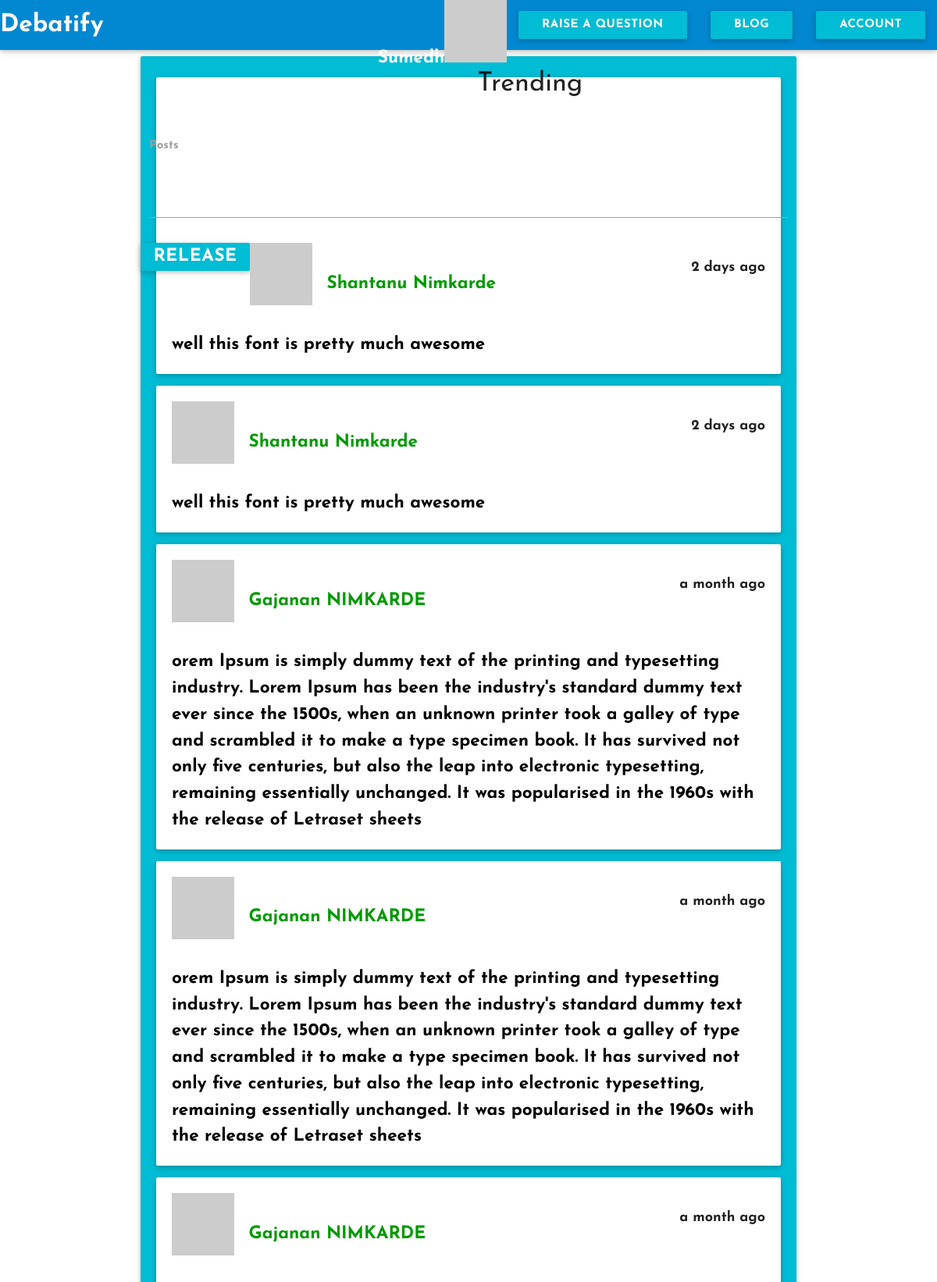
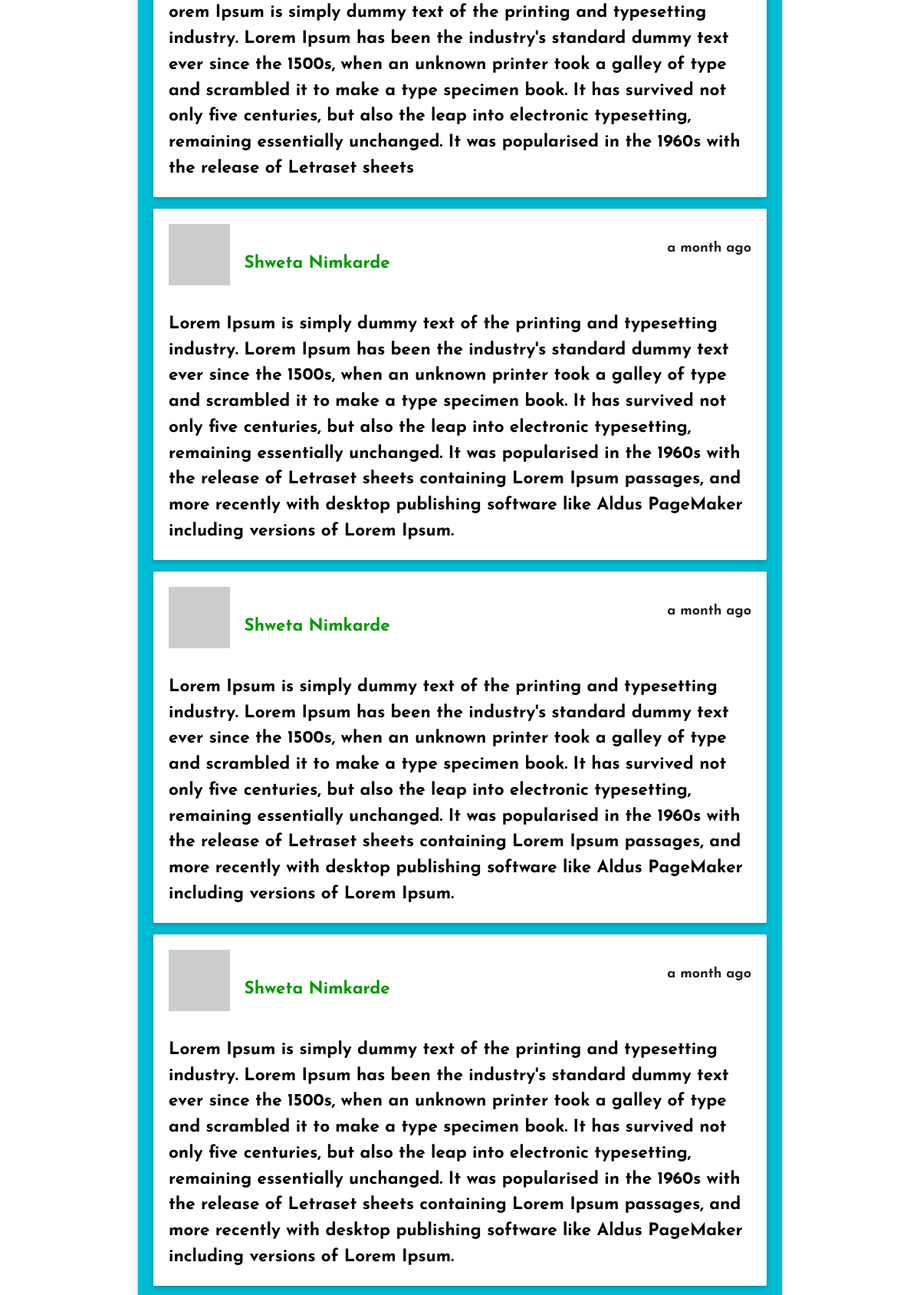
Screenshot of /welcome/blog (signed in, upper part) with the database file from the repository (2 pictures, top to bottom).
### app/models.py (models this page shows, shortened)
class User(UserMixin,db.Model):
	__tablename__ = 'users'
	id = db.Column(db.Integer,primary_key = True)
	firstname = db.Column(db.String(50),nullable = True)
	lastname = db.Column(db.String(50),nullable = True)
	email = db.Column(db.String(50),nullable = True)
	username = db.Column(db.String(64),nullable = True)
	password = db.Column(db.String(100),nullable = True)
	password_hash = db.Column(db.String(128), nullable = True)
	confirmed = db.Column(db.Boolean, default = False)
	question = db.relationship("Question", backref = "owner", lazy = 'dynamic')
	location = db.Column(db.String(64),nullable = True)
	about_me = db.Column(db.Text(),nullable = True)
	member_since = db.Column(db.DateTime(), default=datetime.utcnow,nullable = True)
	last_seen = db.Column(db.DateTime(), default=datetime.utcnow,nullable = True)
	posts = db.relationship('Posts', backref = 'author', lazy = 'dynamic')
	fetchedChat = db.relationship('Chats', backref = 'messenger', lazy = 'dynamic')
	followed = db.relationship('Follow', foreign_keys = [Follow.follower_id],backref=db.backref('follower', lazy='joined'),lazy='dynamic',cascade='all, delete-orphan')
	followers = db.relationship('Follow', foreign_keys = [Follow.followed_id], backref = db.backref('followed', lazy = 'joined'),lazy='dynamic',cascade='all, delete-orphan')
	def gravatar(self, size=100, default='identicon', rating='g'):
		if request.is_secure:
			url = 'https://secure.gravatar.com/avatar'
		else:
			url = 'http://www.gravatar.com/avatar'
		hash = hashlib.md5(self.email.encode('utf-8')).hexdigest()
		return '{url}/{hash}?s={size}&d={default}&r={rating}'.format(
			url=url, hash=hash, size=size, default=default, rating=rating)
	@property
	def password(self):
		raise AttributeError('password is not a readable attribute')
	@password.setter
	def password(self, password):
		self.password_hash = generate_password_hash(password)

class Posts(db.Model):
	__tablename__ = "posts"
	id = db.Column(db.Integer, primary_key = True)
	body = db.Column(db.Text)
	timestamp = db.Column(db.DateTime, index = True, default = datetime.utcnow)
	author_id = db.Column(db.Integer, db.ForeignKey('users.id'))

### app/main/views.py (the view)
@welcome.route('/blog')
def blog():
	posts = Posts.query.order_by(Posts.timestamp.desc()).all()
	return render_template('blog.html', posts = posts)

### app/models.py (called while the page is built)
@login_manager.user_loader
def load_user(user_id):
	return User.query.get(int(user_id))

### app/main/templates/blog.html (shortened to what this page needs)
{% extends 'me.html' %}
{% block head %}
  {{ super () }}
  <link rel="stylesheet" type="text/css" href="{{url_for('static', filename = "assets/css/blog.css")}}">
{% endblock %}
{% block page_content %}
	<div class = "container">
		<form action = "{{url_for('main.posted')}}" method = "POST">
		<div class="input-field col s12">
          <br>
          <textarea id="textarea1" class="materialize-textarea" name = "postbody"></textarea>
          <label for="textarea1">Posts</label>
        </div>
        <button class = "col s2 btn cyan" type = "submit">Release</button>
        <div class = "posts">
        	<div class = "post card-panel cyan">
            {% if posts %}
            {% for post in posts %}
            <div class = "card-panel">
              <img src="{{ post.author.gravatar( size = 40 ) }}" draggable="false"/>
              <span id = "author_name">{{ post.author.firstname }}&nbsp;{{ post.author.lastname }}</span>
              <p class = "timestamp">{{ moment(post.timestamp).fromNow() }}</p>
              <p class = "postbody">{{ post.body }}</p>
            </div>
            {% endfor %}
            {% endif %}
          </div>
        </div>
    	</form>
	</div>
{% endblock %}

### app/auth/templates/me.html (shortened to what this page needs)
<!DOCTYPE html>
<html>
    <head>
        {% block head %}
        <link rel="stylesheet" type="text/css" href="{{url_for('static',filename = "assets/materialize/css/materialize.min.css")}}">
        <link rel="stylesheet" type="text/css" href = "{{url_for('static', filename = "assets/css/card.css")}}">
        {% endblock %}
    </head>
    <body>
            {% block navbar %}
        <div class = "navbar-fixed">
            <nav>
                <div class = "nav-wrapper light-blue darken-2">
                    <a href="{{url_for('auth.dashboard')}}" class="brand-logo">Debatify</a>
                    <ul id="nav-mobile" class="right hide-on-med-and-down">
                        <li>{% block signed_in_as %}{{ current_user.firstname | title }}<img src = "{{ current_user.gravatar( size = 40 ) }}" />{% endblock %}</li>
                        <li><a href="#modal1" class = "waves-effect waves-light btn cyan modal-trigger">Raise a question</a></li>
                        <li><a href="{{url_for('main.blog')}}" class = "btn cyan">Blog</a></li>
                        <li><a href="" class = " cyan btn dropdown-button" data-activates = "dropdown1">Account</a></li>
                    </ul>
                </div>
            </nav>
        </div>
        {% endblock %}
        {% block questions %}
        <div class = "main row">
            <div class = "col s6">
            </div>
            <div class = "trending col s3">
                <h4>Trending</h4>
            </div>
        {% endblock %}
        {% block page_content %}{% endblock %}
    </body>
</html>

### app/static/assets/css/card.css (style rules this page uses)
body { font-family: 'Josefin Sans', sans-serif; font-weight: bold; font-size: 1.5em; }
.trending { width : 30%; margin-left : 10%; }

### app/static/assets/css/blog.css (style rules this page uses)
#author_name { color: #009900; font-weight: bold; position: relative; bottom: 1em; left: .5em; }
.postbody { color: #000; }
.timestamp { font-size: .8em; float: right; }

### rows the page displays
User: firstname "Sumedh"
Posts: author.firstname "Shantanu", author.lastname "Nimkarde", timestamp "2 days ago", body "well this font is pretty much awesome"
Posts: author.firstname "Shantanu", author.lastname "Nimkarde", timestamp "2 days ago", body "well this font is pretty much awesome"
Posts: author.firstname "Gajanan", author.lastname "NIMKARDE", timestamp "a month ago", body "orem Ipsum is simply dummy text of the printing and typesetting industry. Lorem Ipsum has been the industry's standard dummy text ever since the 1500s, when an unknown printer took a galley of type and scrambled it to make a type specimen book. It has survived not only five centuries, but also the leap into electronic typesetting, remaining essentially unchanged. It was popularised in the 1960s with the release of Letraset sheets"
Posts: author.firstname "Gajanan", author.lastname "NIMKARDE", timestamp "a month ago", body "orem Ipsum is simply dummy text of the printing and typesetting industry. Lorem Ipsum has been the industry's standard dummy text ever since the 1500s, when an unknown printer took a galley of type and scrambled it to make a type specimen book. It has survived not only five centuries, but also the leap into electronic typesetting, remaining essentially unchanged. It was popularised in the 1960s with the release of Letraset sheets"
Posts: author.firstname "Gajanan", author.lastname "NIMKARDE", timestamp "a month ago", body "orem Ipsum is simply dummy text of the printing and typesetting industry. Lorem Ipsum has been the industry's standard dummy text ever since the 1500s, when an unknown printer took a galley of type and scrambled it to make a type specimen book. It has survived not only five centuries, but also the leap into electronic typesetting, remaining essentially unchanged. It was popularised in the 1960s with the release of Letraset sheets"
Posts: author.firstname "Shweta", author.lastname "Nimkarde", timestamp "a month ago", body "Lorem Ipsum is simply dummy text of the printing and typesetting industry. Lorem Ipsum has been the industry's standard dummy text ever since the 1500s, when an unknown printer took a galley of type and scrambled it to make a type specimen book. It has survived not only five centuries, but also the leap into electronic typesetting, remaining essentially unchanged. It was popularised in the 1960s with the release of Letraset sheets containing Lorem Ipsum passages, and more recently with desktop publishing software like Aldus PageMaker including versions of Lorem Ipsum."
Posts: author.firstname "Shweta", author.lastname "Nimkarde", timestamp "a month ago", body "Lorem Ipsum is simply dummy text of the printing and typesetting industry. Lorem Ipsum has been the industry's standard dummy text ever since the 1500s, when an unknown printer took a galley of type and scrambled it to make a type specimen book. It has survived not only five centuries, but also the leap into electronic typesetting, remaining essentially unchanged. It was popularised in the 1960s with the release of Letraset sheets containing Lorem Ipsum passages, and more recently with desktop publishing software like Aldus PageMaker including versions of Lorem Ipsum."
Posts: author.firstname "Shweta", author.lastname "Nimkarde", timestamp "a month ago", body "Lorem Ipsum is simply dummy text of the printing and typesetting industry. Lorem Ipsum has been the industry's standard dummy text ever since the 1500s, when an unknown printer took a galley of type and scrambled it to make a type specimen book. It has survived not only five centuries, but also the leap into electronic typesetting, remaining essentially unchanged. It was popularised in the 1960s with the release of Letraset sheets containing Lorem Ipsum passages, and more recently with desktop publishing software like Aldus PageMaker including versions of Lorem Ipsum."
